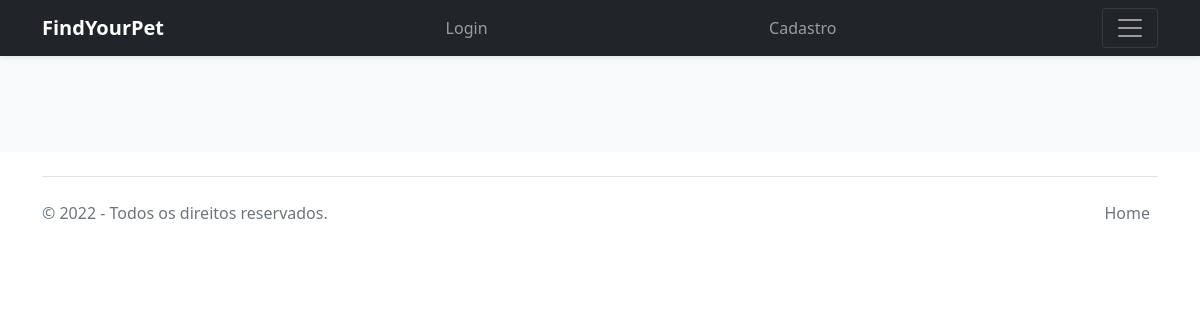
The app's page /cachorros, older data.
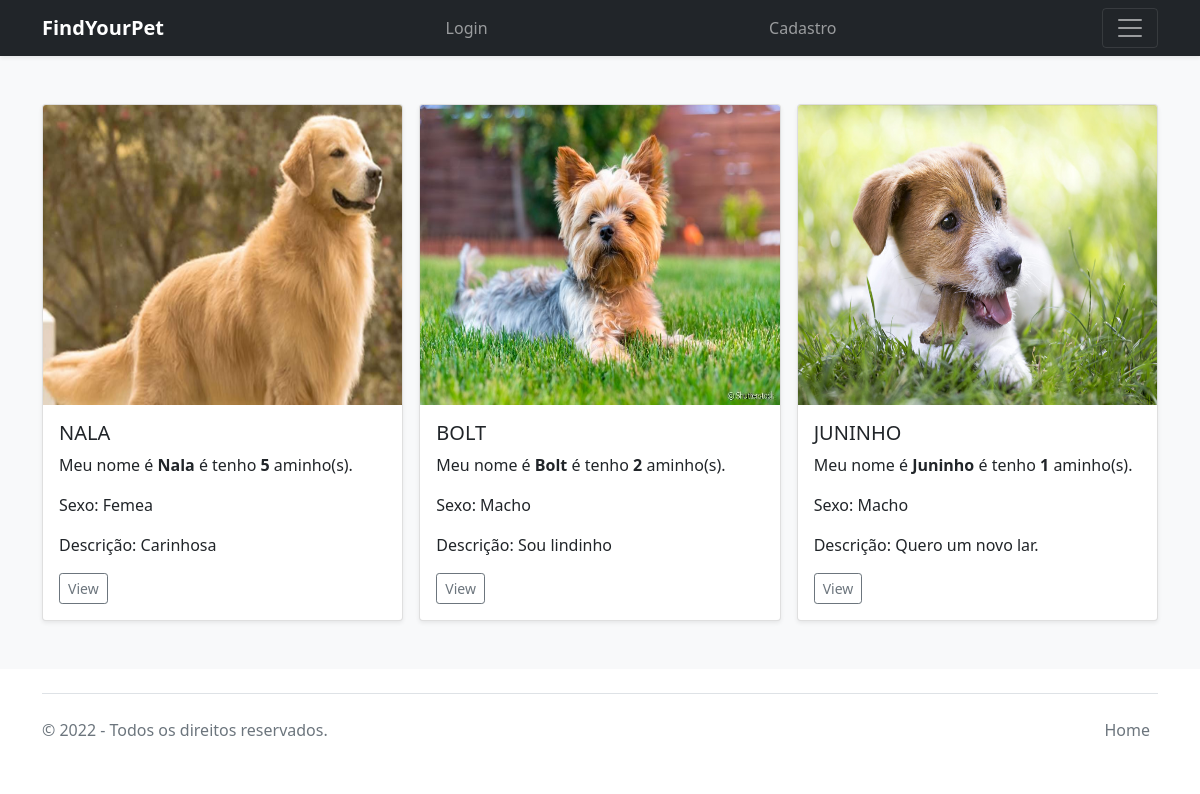
The same page, newer data.
### tables this page shows
CREATE TABLE "animals" (
        "id" INTEGER PRIMARY KEY AUTOINCREMENT,
        "created" TIMESTAMP NOT NULL DEFAULT CURRENT_TIMESTAMP,
        "NomeCompleto" TEXT NOT NULL,
        "Foto" TEXT,
        "Especie" TEXT,
        "Sexo" TEXT,
        "Idade" TEXT,
        "Porte" TEXT,
        "Sobre" TEXT,
        "Cep" TEXT,
        "Rua" TEXT,
        "Numero" TEXT,
        "Complemento" TEXT,
        "Bairro" TEXT,
        "Cidade" TEXT,
        "Estado" TEXT
);

### app.py (the view)
@app.route('/cachorros')
def list_dogs():
    conn = get_db_connection()
    cachorros = conn.execute('SELECT * FROM animals WHERE Especie IS "Cachorro"').fetchall()
    conn.close()
    return render_template('cachorros.html', cachorros=cachorros)

### app.py (called while the page is built)
def get_db_connection():
    conn = sqlite3.connect('db/findyourpet.db')
    conn.row_factory = sqlite3.Row
    return conn

### templates/cachorros.html
{% extends 'base.html' %}
{% block content %}
  <div class="album py-5 bg-light">
    <div class="container">
      <div class="row row-cols-1 row-cols-sm-2 row-cols-md-3 g-3">
        {% for cachorro in cachorros %}
        <div class="col">
          <div class="card shadow-sm">
            <img src="{{ url_for('static', filename=cachorro['Foto']) }}" alt="" class="bd-placeholder-img card-img-top" width="300" height="300">
            <div class="card-body">
              <h5 class="card-title text-uppercase">{{ cachorro['NomeCompleto'] }}</h5>
              <p class="card-text">Meu nome é <span class="fw-bold">{{ cachorro['NomeCompleto'] }}</span> é tenho <span class="fw-bold">{{ cachorro['Idade'] }}</span> aminho(s).</p>
              <p class="card-text">Sexo: {{ cachorro['Sexo'] }}</p>
              <p class="card-text">Descrição: {{ cachorro['Sobre'] }}</p>
              <div class="d-flex justify-content-between align-items-center">
                <div class="btn-group">
                  <button type="button" class="btn btn-sm btn-outline-secondary">View</button>
                </div>
              </div>
            </div>
          </div>
        </div>
        {% endfor %}
      </div>
    </div>
  </div>
{% endblock %}

### templates/base.html (shortened to what this page needs)
<!doctype html>
<html lang="pt-br">
  <head>
    <link href="https://cdn.jsdelivr.net/npm/bootstrap@5.1.3/dist/css/bootstrap.min.css" rel="stylesheet">
  </head>
  <body>
<header>
  <div class="navbar navbar-dark bg-dark shadow-sm">
    <div class="container">
      <a href="/" class="navbar-brand d-flex align-items-center">
        <strong>FindYourPet</strong>
      </a>
      <div class="navbar-nav">
        <div class="nav-item text-nowrap">
          <a class="nav-link px-3" href="login">Login</a>
        </div>
      </div>
      <div class="navbar-nav">
        <div class="nav-item text-nowrap">
          <a class="nav-link px-3" href="registro">Cadastro</a>
        </div>
      </div>
      <button class="navbar-toggler" type="button" data-bs-toggle="collapse" data-bs-target="#navbarHeader" aria-controls="navbarHeader" aria-expanded="false" aria-label="Toggle navigation">
        <span class="navbar-toggler-icon"></span>
      </button>
    </div>
  </div>
</header>
<main>
    {% block content %} {% endblock %}
</main>
<div class="container">
  <footer class="d-flex flex-wrap justify-content-between align-items-center py-3 my-4 border-top">
    <p class="col-md-4 mb-0 text-muted">&copy; 2022 - Todos os direitos reservados.</p>
    <a href="/" class="col-md-4 d-flex align-items-center justify-content-center mb-3 mb-md-0 me-md-auto link-dark text-decoration-none">
      <svg class="bi me-2" width="40" height="32"><use xlink:href="#bootstrap"/></svg>
    </a>
    <ul class="nav col-md-4 justify-content-end">
      <li class="nav-item"><a href="/" class="nav-link px-2 text-muted">Home</a></li>
    </ul>
  </footer>
</div>
  </body>
</html>

Row changes from the older to the newer data that the page shows:
added animals: Foto (picture), NomeCompleto "NALA", NomeCompleto "Nala", Idade "5", Sexo "Femea", Sobre "Carinhosa"
added animals: Foto (picture), NomeCompleto "BOLT", NomeCompleto "Bolt", Idade "2", Sexo "Macho", Sobre "Sou lindinho"
added animals: Foto (picture), NomeCompleto "JUNINHO", NomeCompleto "Juninho", Idade "1", Sexo "Macho", Sobre "Quero um novo lar."
